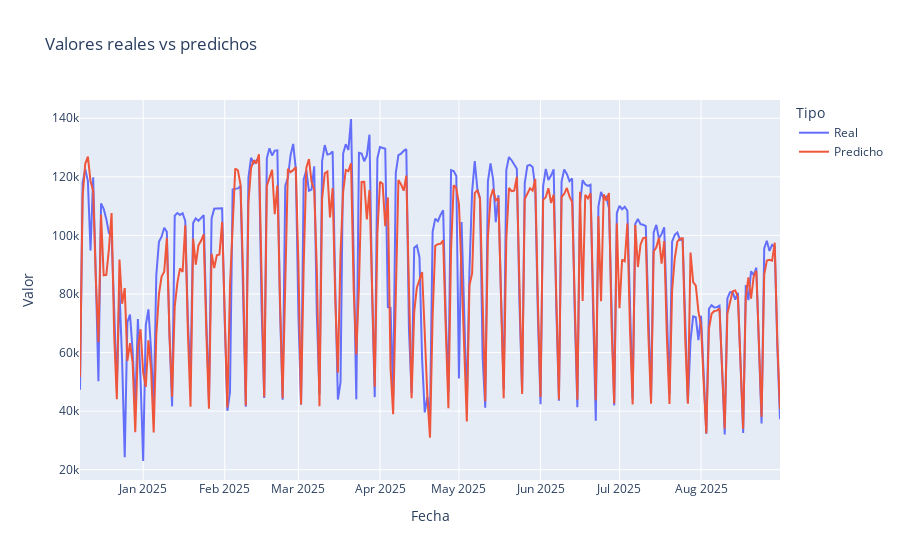

Here is the notebook cell this chart was saved with:
### Code cell
# Creamos un DataFrame con ambas series y las fechas
df_plot = pd.DataFrame({
    'fecha': df_train_lags.loc[X_test.index, 'fecha'].dt.date.values,
    'Real': y_test.values,
    'Predicho': y_pred
})

# Transformamos a formato "largo" para graficar con Plotly Express
df_melt = df_plot.melt(id_vars='fecha', value_vars=['Real', 'Predicho'], var_name='Tipo', value_name='Valor')

# Graficamos
fig = px.line(df_melt, x='fecha', y='Valor', color='Tipo',
				title='Valores reales vs predichos',
				labels={'fecha': 'Fecha', 'Valor': 'Valor'})
fig.show()

### Figure 1 — Plotly figure (JSON) as saved in the notebook; plotly's stock layout.template omitted (floating-point values rounded to 4 significant figures; data arrays with more than 128 entries replaced by an {"elided": "..."} marker saying what was removed)
{"data": [{"hovertemplate": "Tipo=Real<br>Fecha=%{x}<br>Valor=%{y}<extra></extra>", "legendgroup": "Real", "line": {"color": "#636efa", "dash": "solid"}, "marker": {"symbol": "circle"}, "mode": "lines", "name": "Real", "orientation": "v", "showlegend": true, "type": "scatter", "x": {"elided": "267 str values"}, "xaxis": "x", "y": {"elided": "267 float values"}, "yaxis": "y"}, {"hovertemplate": "Tipo=Predicho<br>Fecha=%{x}<br>Valor=%{y}<extra></extra>", "legendgroup": "Predicho", "line": {"color": "#EF553B", "dash": "solid"}, "marker": {"symbol": "circle"}, "mode": "lines", "name": "Predicho", "orientation": "v", "showlegend": true, "type": "scatter", "x": {"elided": "267 str values"}, "xaxis": "x", "y": {"elided": "267 float values"}, "yaxis": "y"}], "layout": {"legend": {"title": {"text": "Tipo"}, "tracegroupgap": 0}, "title": {"text": "Valores reales vs predichos"}, "xaxis": {"anchor": "y", "domain": [0, 1], "title": {"text": "Fecha"}}, "yaxis": {"anchor": "x", "domain": [0, 1], "title": {"text": "Valor"}}}}
